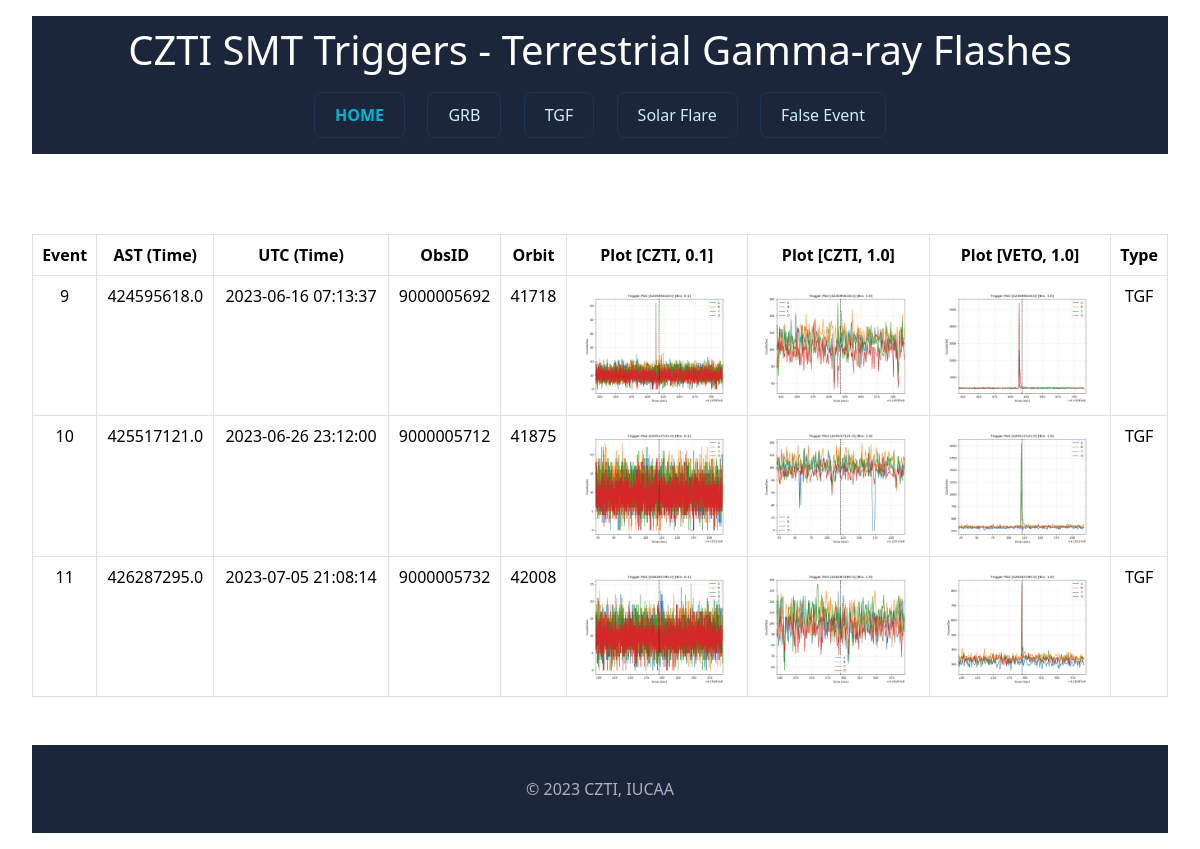
The app's page /tgf, older data.
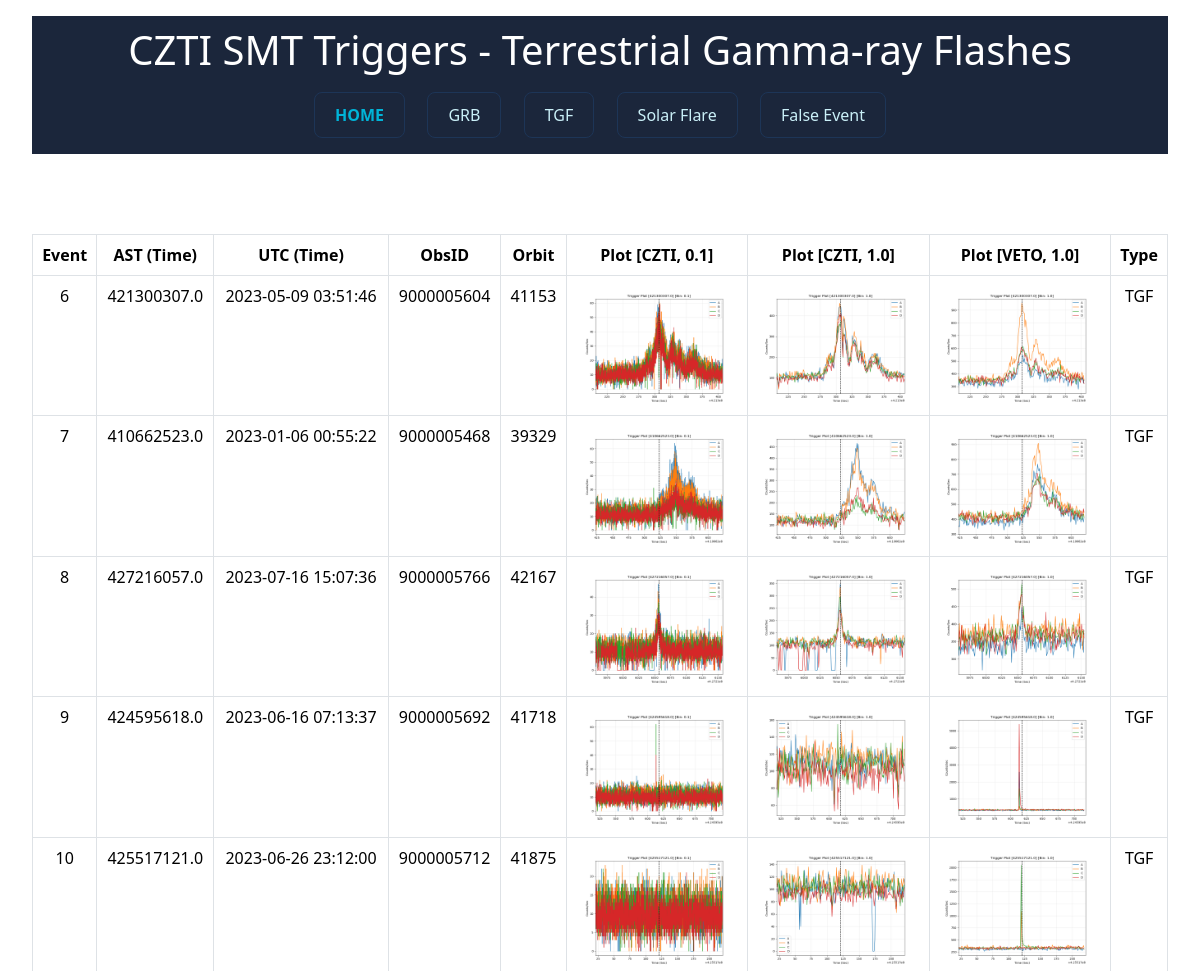
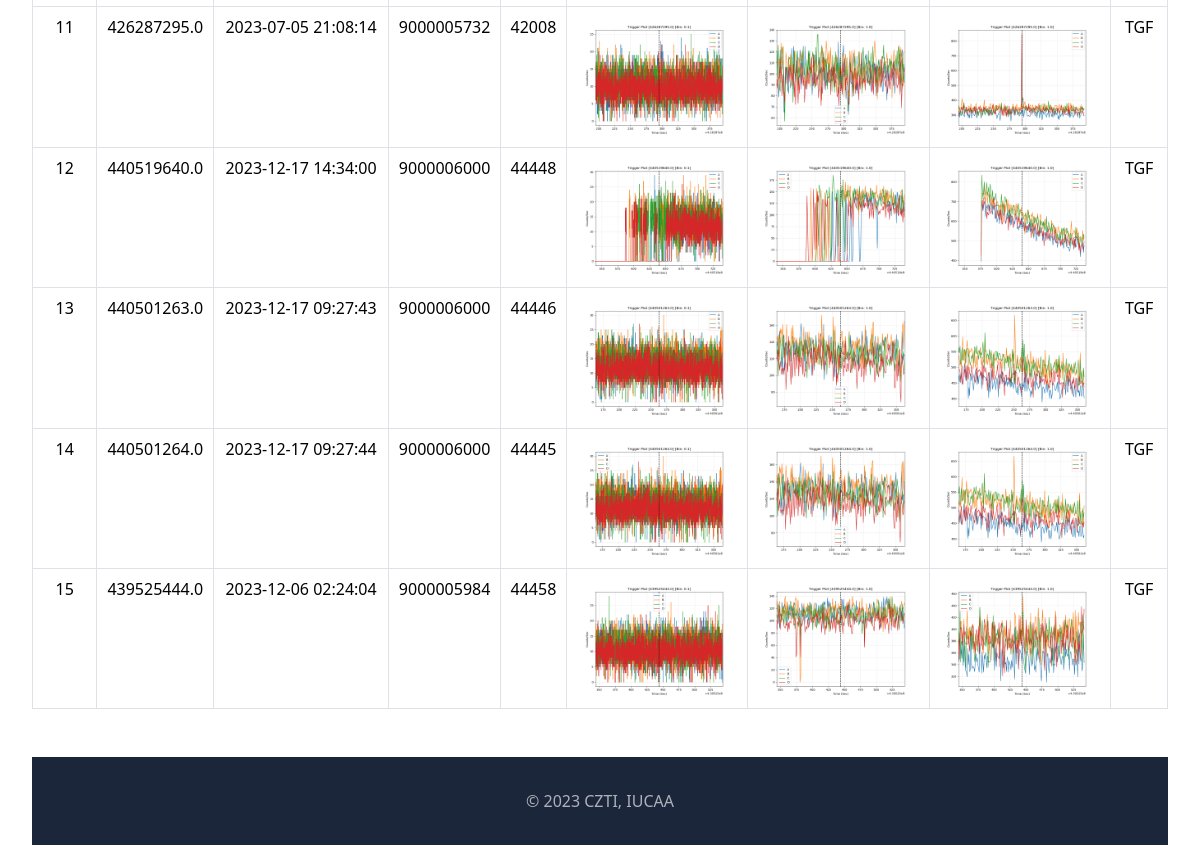
The same page, newer data (2 pictures, top to bottom).
### tables this page shows
CREATE TABLE events (event_id INTEGER PRIMARY KEY AUTOINCREMENT, event_obsid TEXT, event_orbit TEXT, event_ast TEXT, event_utc TEXT, event_type TEXT);

### app.py (the view)
@app.route("/tgf")
def tgf_page():
    rows = getdatadb()
    return render_template('tgf.html', elem=rows)

### app.py (called while the page is built)
def getdatadb():
    conn = sqlite3.connect(DATABASE)
    cursor = conn.cursor()
    query = "SELECT * FROM events;"
    cursor.execute(query)
    dbrow = cursor.fetchall()
    columns = [desc[0] for desc in cursor.description]
    rowdata = []
    for row in dbrow:
        row_dict = dict(zip(columns, row))
        rowdata.append(row_dict)
    cursor.close()
    conn.close()
    return rowdata

### templates/tgf.html (shortened to what this page needs)
<!DOCTYPE html>
<html lang="en">
<head>
    <link href="https://cdn.jsdelivr.net/npm/bootstrap@5.3.2/dist/css/bootstrap.min.css" rel="stylesheet">
</head>
<body>
    <nav>
        <h1>CZTI SMT Triggers - Terrestrial Gamma-ray Flashes</h1>
        <div class="info-section">
            <a href="{{ url_for('hello_czti') }}" class="button home-button">HOME</a>
            <a href="{{ url_for('grb_page') }}" class="button">GRB</a>
            <a href="{{ url_for('tgf_page') }}" class="button">TGF</a>
            <a href="{{ url_for('solar_page') }}" class="button">Solar Flare</a>
            <a href="{{ url_for('false_page') }}" class="button">False Event</a>
        </div>
    </nav>
    <div class="table-responsive">
        <table class="table table-hover table-bordered">
            <thead>
                <tr>
                    <th>Event</th>
                    <th>AST (Time)</th>
                    <th>UTC (Time)</th>
                    <th>ObsID</th>
                    <th>Orbit</th>
                    <th>Plot [CZTI, 0.1]</th>
                    <th>Plot [CZTI, 1.0]</th>
                    <th>Plot [VETO, 1.0]</th>
                    <th>Type</th>
                </tr>
            </thead>
            <tbody>
                {% for val in elem %}
                    {% if val['event_type'] == 'TGF' %}
                        <tr>
                            <td>{{val['event_id']}}</td>
                            <td>{{val['event_ast']}}</td>
                            <td>{{val['event_utc']}}</td>
                            <td>{{val['event_obsid'][20:30]}}</td>
                            <td>{{val['event_orbit']}}</td>
                            <td><img src="static/{{val['event_ast']}}/{{val['event_ast']}}_0.1_CZTI.png"></td>
                            <td><img src="static/{{val['event_ast']}}/{{val['event_ast']}}_1.0_CZTI.png"></td>
                            <td><img src="static/{{val['event_ast']}}/{{val['event_ast']}}_1.0_VETO.png"></td>
                            <td>{{val['event_type']}}</td>
                        </tr>
                    {% endif %}
                {% endfor %}
            </tbody>
        </table>
    </div>
    <footer>
        <p>&copy; 2023 CZTI, IUCAA</p>
    </footer>
</body>
</html>

Row changes from the older to the newer data that the page shows:
now on this page (row edited): events: event_id "6", event_ast "421300307.0", event_utc "2023-05-09 03:51:46", event_obsid "9000005604", event_orbit "41153", event_ast (picture), event_type "TGF"
now on this page (row edited): events: event_id "7", event_ast "410662523.0", event_utc "2023-01-06 00:55:22", event_obsid "9000005468", event_orbit "39329", event_ast (picture), event_type "TGF"
now on this page (row edited): events: event_id "8", event_ast "427216057.0", event_utc "2023-07-16 15:07:36", event_obsid "9000005766", event_orbit "42167", event_ast (picture), event_type "TGF"
now on this page (row edited): events: event_id "12", event_ast "440519640.0", event_utc "2023-12-17 14:34:00", event_obsid "9000006000", event_orbit "44448", event_ast (picture), event_type "TGF"
now on this page (row edited): events: event_id "13", event_ast "440501263.0", event_utc "2023-12-17 09:27:43", event_obsid "9000006000", event_orbit "44446", event_ast (picture), event_type "TGF"
now on this page (row edited): events: event_id "14", event_ast "440501264.0", event_utc "2023-12-17 09:27:44", event_obsid "9000006000", event_orbit "44445", event_ast (picture), event_type "TGF"
now on this page (row edited): events: event_id "15", event_ast "439525444.0", event_utc "2023-12-06 02:24:04", event_obsid "9000005984", event_orbit "44458", event_ast (picture), event_type "TGF"
